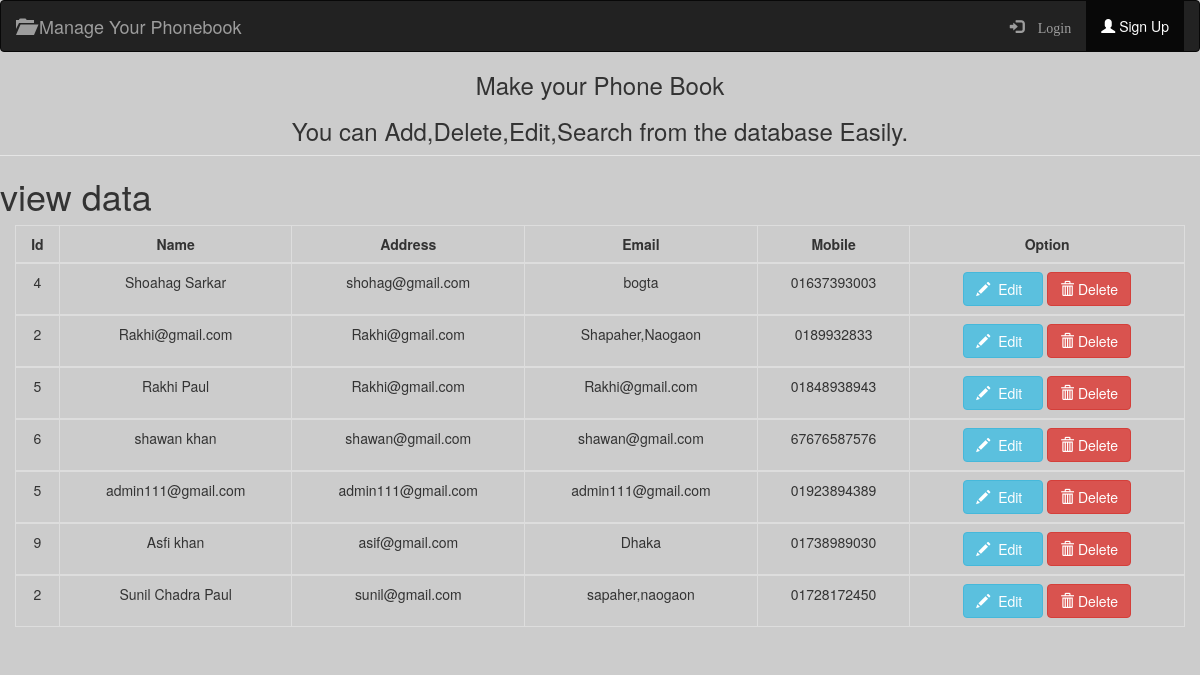
The page /view.php on the database its author committed.
### tables this page shows
CREATE TABLE IF NOT EXISTS `userinfo` (
  `id` int(90) NOT NULL AUTO_INCREMENT,
  `userID` int(8) NOT NULL,
  `name` varchar(90) NOT NULL,
  `email` varchar(90) NOT NULL,
  `Address` varchar(90) NOT NULL,
  `Phone` varchar(90) NOT NULL,
  PRIMARY KEY (`id`),
  KEY `userID` (`userID`)
);

### view.php (the view, shortened to what this page needs)
<!DOCTYPE html>
<html>
<head>
	<link rel="stylesheet" href="css/bootstrap.min.css" type="text/css" />
</head>
<body>
<nav class="navbar navbar-inverse">
	<div class="container-fluid">
		<div class="navbar-header">
			<a class="navbar-brand" href="index.php"><span class="glyphicon glyphicon-folder-open"></span>   Manage Your Phonebook</a>
		</div>
		<div class="collapse navbar-collapse" id="navbar1">
			<ul class="nav navbar-nav navbar-right">
				<?php if (isset($_SESSION['usr_id'])) { ?>
				<li><a href="home.php"> <span class="glyphicon glyphicon-plus-sign"></span>   Add</a></li>
				<li><a href="edit.php"> <span class="glyphicon glyphicon-edit"></span>  Edit</a></li>
				<li><a href="view.php"> <span class="glyphicon glyphicon-eye-open"></span>  View</a></li>
				<li><a href="delete.php"> <span class="glyphicon glyphicon-remove"></span>  Delete</a></li>
				<li><a href="search.php"> <span class="glyphicon glyphicon-search"></span>  Search</a></li>
				<li><p class="navbar-text">Hi! <span class="glyphicon glyphicon-user"></span> <?php echo $_SESSION['usr_name']; ?></p></li>
				<li><a href="logout.php"> <span class="glyphicon glyphicon-log-out"></span> Log Out</a></li>
				<?php } else { ?>
				<li><a href="login.php"><span class="glyphicon glyphicon-log-in"> Login</a></li>
				<li class="active"><a href="register.php"><span class="glyphicon glyphicon-user"></span> Sign Up</a></li>
				<?php } ?>
			</ul>
		</div>
	</div>
</nav>
<center>
 <legend><h3>Make your Phone Book</h3><h3>You can Add,Delete,Edit,Search from the database Easily.</h3></legend>
</center>
  <h1>view data</h1>
          <div class="container">
            <div class="row">
            <table class="table table-bordered ">
        <thead>
          <tr>
              <th class="text-center">Id</th>
              <th class="text-center">Name</th>
              <th class="text-center">Address</th>
              <th class="text-center">Email</th>
            <th class="text-center">Mobile</th>
              <th class="text-center">Option</th>
          </tr>
		  <?php
		  $query=mysql_query("SELECT * FROM userinfo");
		   while($arr=mysql_fetch_array($query)) {
		   ?>
        </thead>
        <tbody>
          <tr>
              <td class="text-center"><?php echo $arr[1];?></td>
              <td class="text-center"><?php echo $arr[2];?></td>
              <td class="text-center"><?php echo $arr[3];?></td>
              <td class="text-center"><?php echo $arr[4];?></td>
              <td class="text-center"><?php echo $arr[5];?></td>
              <td><center><a href = "edit.php? txtid=<?php echo $arr[0]; ?>" class="btn btn-info"><span class="glyphicon glyphicon-pencil"></span>&nbsp;&nbsp;Edit&nbsp;&nbsp;</a>
              <a href = "delete.php? txtid=<?php echo $arr[0]; ?>" class="btn btn-danger"><span class="glyphicon glyphicon-trash"></span> Delete</a></center></td>
          </tr>
          <?php
			}
		?>
        </tbody>
      </table>
            </div>
        </div>
        <br>
</body>
</html>

### view.php (style rules this page uses)
body { background-image: url("img/ss1.jpg"); background-color: #cccccc; }

### rows shown on the page
userinfo: userID "4", name "Shoahag Sarkar", email "shohag@gmail.com", Address "bogta", Phone "01637393003"
userinfo: userID "2", name "Rakhi@gmail.com", email "Rakhi@gmail.com", Address "Shapaher,Naogaon", Phone "0189932833"
userinfo: userID "5", name "Rakhi Paul", email "Rakhi@gmail.com", Address "Rakhi@gmail.com", Phone "01848938943"
userinfo: userID "6", name "shawan khan", email "shawan@gmail.com", Address "shawan@gmail.com", Phone "67676587576"
userinfo: userID "5", name "admin111@gmail.com", email "admin111@gmail.com", Address "admin111@gmail.com", Phone "01923894389"
userinfo: userID "9", name "Asfi khan", email "asif@gmail.com", Address "Dhaka", Phone "01738989030"
userinfo: userID "2", name "Sunil Chadra Paul", email "sunil@gmail.com", Address "sapaher,naogaon", Phone "01728172450"
